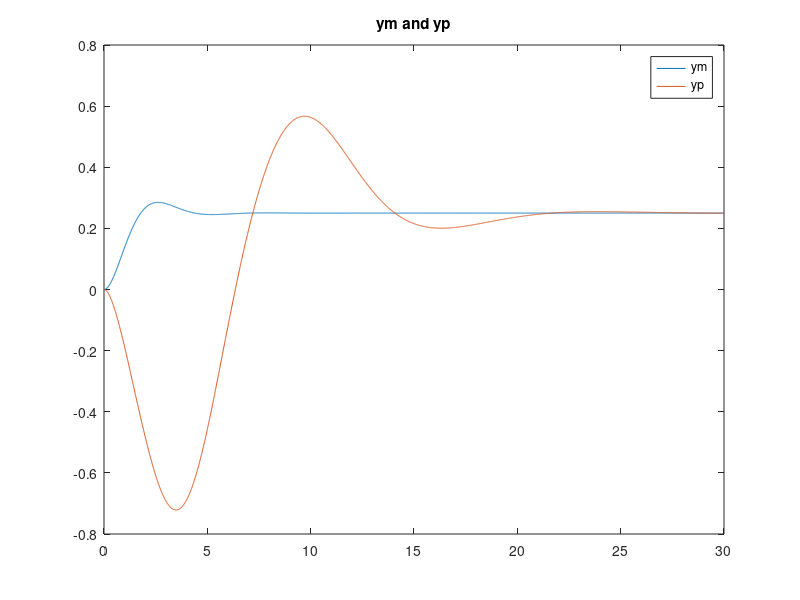
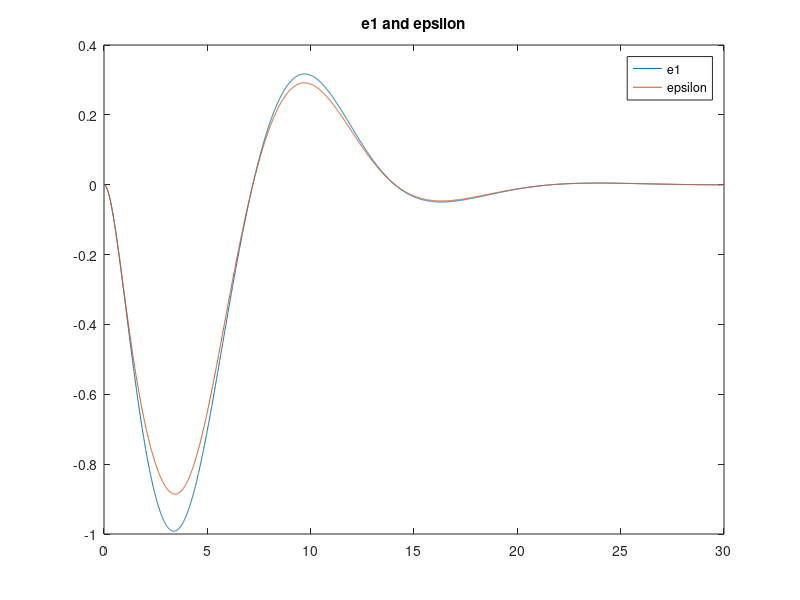
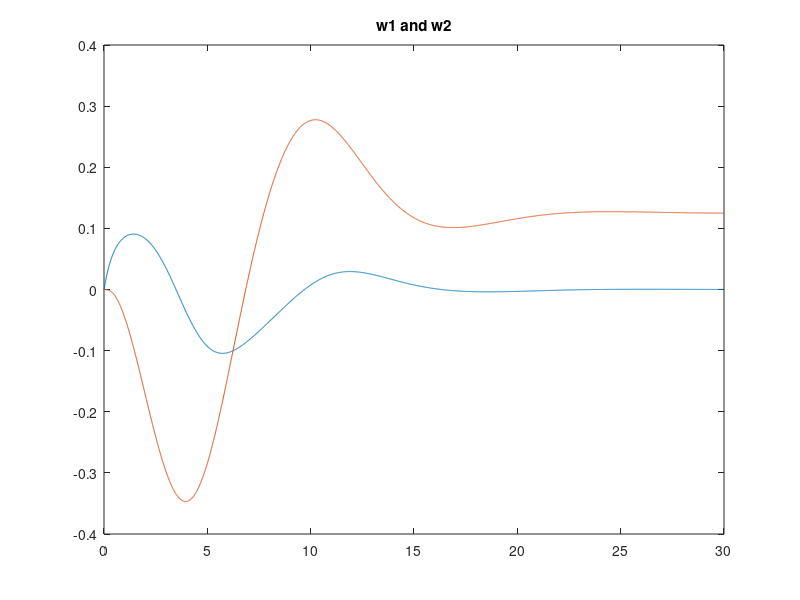
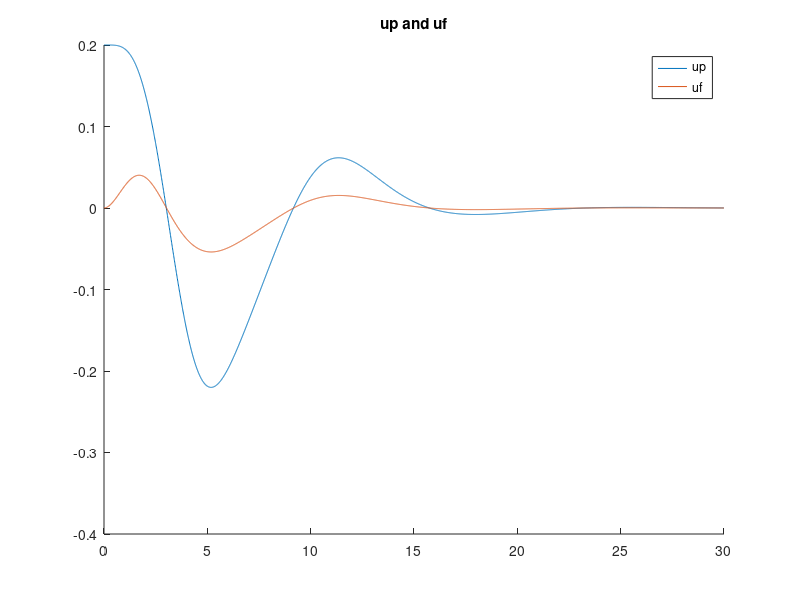

The MATLAB source for these figures, in order:
function figures()
%% Figures() 
%This function loads the whole workspace of the main script that calls it and plots all loop signals 
%and variables to make sure they're bounded.
%%
load workspace.mat

figure(1)
plot(t_space,ym)
hold on
plot(t_space,yp)
legend('ym','yp')
title('ym and yp')
hold off

figure(2)
plot(t_space,e1)
title('e1')
hold on
plot(t_space,epsilon)
title('e1 and epsilon')
legend('e1','epsilon')
hold off

figure(3)
plot(t_space,w1w2(:,1))
% title('w1')
hold on

plot(t_space,w1w2(:,2))
title('w1 and w2')
hold off

figure(4)

hold on 
plot(t_space(1:end-1),up)
plot(t_space,uf)
title('up and uf')
legend('up','uf')
hold off

figure(5)
plot(t_space,theta(:,1:4))
title('Theta Vector')
legend('theta1','theta2','theta3','theta4')

figure(6)
plot(t_space,xi)
title('xi')

figure(7)
plot(t_space,ms_squared)
title('ms^2')



end

